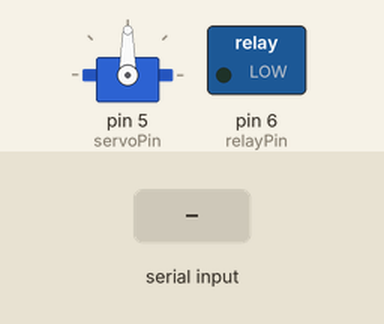
The sketch below on a simulated Arduino Uno, built with avr-gcc and run on an emulated ATmega328P. Shown: servo, switched loads named in the sketch (green lamp = pin HIGH). The inputs (shaded band) are chosen by the test bench. What the sketch prints to the serial monitor is not drawn.

Above: at 1.2 s.
1.3 s: "C" received over the second serial link
At 2.11 s:
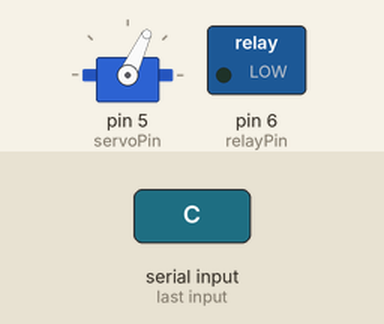
4.3 s: "A" received over the second serial link
At 4.6 s:
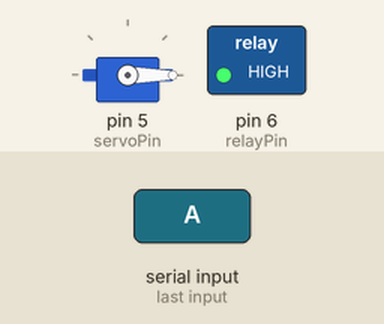
5.8 s: "D" received over the second serial link
At 8.06 s:
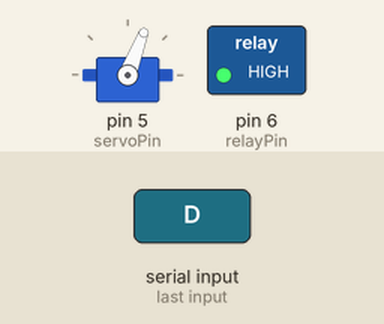
8.8 s: "B" received over the second serial link
At 9.3 s:
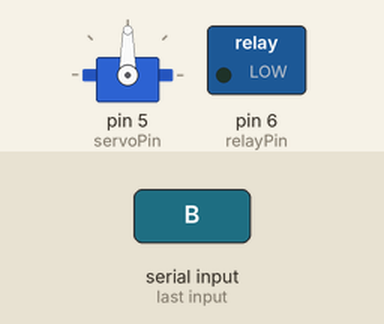
Timing chart, 0 to 11.3 s (numbered marks = the images above; inputs shaded):
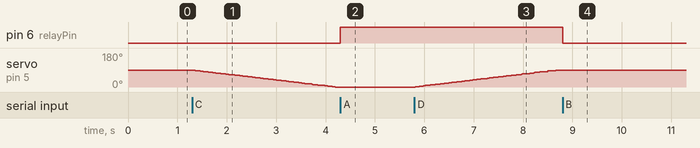

Measured:
- after the input at 1.3 s, servo on pin 5 (servoPin): moves from 90° to 0° over 2.9 s, starting at once
- after the input at 4.3 s, pin 6 (relayPin): LOW → HIGH at once
- after the input at 5.8 s, servo on pin 5 (servoPin): moves from 0° to 90° over 2.8 s, starting at once
- after the input at 8.8 s, pin 6 (relayPin): HIGH → LOW at once

The sketch:

arduino_esp_connection.ino
```cpp
#include <Arduino.h>
#include <SoftwareSerial.h>
#include <VarSpeedServo.h>

// Pins
const int servoPin = 5;
const int relayPin = 6;

SoftwareSerial espSerial(7, 8); // RX, TX (UNO receives on 7, sends on 8)
VarSpeedServo door;

void setup() {
  Serial.begin(9600);        // Debugging to PC
  espSerial.begin(9600);     // Communication with ESP32

  door.attach(servoPin);

  pinMode(relayPin, OUTPUT);


  Serial.println("Chip Ready");
}

void loop() {
  if (espSerial.available()) {
    char ser = espSerial.read();

    switch (ser) {

      case 'A':
      digitalWrite(relayPin, HIGH);
      break;
      case 'B':
      digitalWrite(relayPin, LOW);
      break;

      case 'C':
      door.write(0,20,0);
      break;
      case 'D':
      door.write(90,20,0);
      break;

      default:
      break;
    }
  }
}
```
